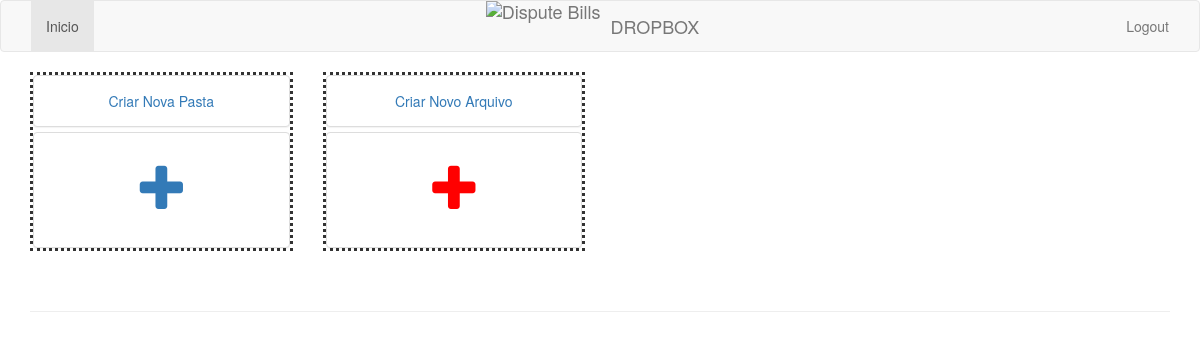
The page /app (signed in) on the database as committed earlier.
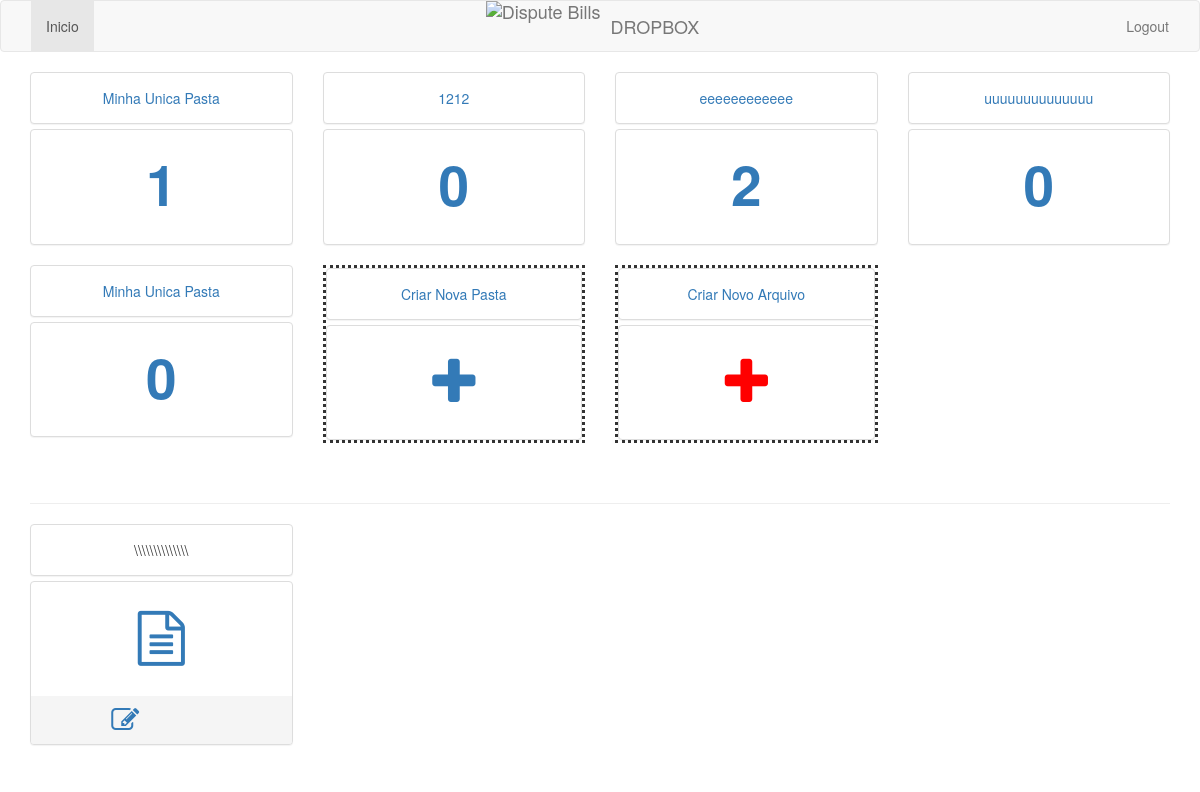
The same page on the database as committed later.
### app/models.py (models this page shows)
class Pasta(models.Model):
    titulo = models.CharField(max_length=100)
    desc = models.CharField(max_length=100, blank=True, null=True)
    status = models.BooleanField(default=True)
    criado_em = models.DateTimeField(auto_now_add=True)
    editado_em = models.DateTimeField(auto_now=True)

class Arquivo(models.Model):
    nome = models.CharField(max_length=100)
    arquivo = models.FileField()
    pasta = models.ForeignKey(Pasta, blank=True, null=True)
    tipo = models.CharField(max_length=50, choices=TIPOS)
    status = models.BooleanField(default=True)
    criado_em = models.DateTimeField(auto_now_add=True)
    editado_em = models.DateTimeField(auto_now=True)

### app/views.py (the view)
# urls.py: url(r'^app', views.app, name='app'),
def app(request):
    usuario = Usuario.objects.get(email=request.session['email'])
    return render_to_response('app.html', {'usuario': usuario}, context_instance=RequestContext(request))

### app/templates/app.html
{% extends 'base.html' %}
{% block content %}
<div class='row'>
    {% for pasta in usuario.pastas.all %}
        {% if pasta.status %}
            <div class='col-xs-6 col-sm-4 col-md-3'>
                <div class="panel-group">
                  <div class="panel panel-default">
                    <div class="panel-body text-center">
                      <a href='/pasta/{{ pasta.id }}'>{{ pasta.titulo }}</a>
                    </div>
                  </div>
                  <div class="panel panel-default">
                    <div class="panel-body text-center">
                        <label style='font-size:55px;'><a href='/pasta/{{ pasta.id }}'>{{ pasta.arquivo_set.all|length }}</a></label>
                    </div>
                  </div>
                </div>
            </div>
        {% endif %}
    {% endfor %}
        <div class='col-xs-6 col-sm-4 col-md-3'>
            <div class="panel-group" style='border-style: dotted;'>
              <div class="panel panel-default">
                <div class="panel-body text-center"><a href='/nova-pasta'>Criar Nova Pasta</a></div>
              </div>
              <div class="panel panel-default">
                <div class="panel-body text-center">
                    <label style='font-size:55px;'><a href='/nova-pasta'><span class='fa fa-1x fa-plus'></span></a></label>
                </div>
              </div>
            </div>
        </div>
        <div class='col-xs-6 col-sm-4 col-md-3'>
            <div class="panel-group" style='border-style: dotted;'>
              <div class="panel panel-default">
                <div class="panel-body text-center"><a href='/novo-arquivo'>Criar Novo Arquivo</a></div>
              </div>
              <div class="panel panel-default">
                <div class="panel-body text-center">
                    <label style='font-size:55px;'><a href='/novo-arquivo'><span class='fa fa-1x fa-plus' style='color: red;'></span></a></label>
                </div>
              </div>
            </div>
        </div>
</div>
<br/>
<hr/>
<div class='row'>
    {% for arq in usuario.arquivos.all %}
        {% if not arq.pasta and arq.status %}
            <div class='col-xs-6 col-sm-4 col-md-3'>
                <div class="panel-group">
                  <div class="panel panel-default">
                    <div class="panel-body text-center">{{ arq.nome }}</div>
                  </div>
                  <div class="panel panel-default">
                    <div class="panel-body text-center">
                        <label style='font-size:55px;'><a href='/edit-arquivo/{{ arq.id }}'><span class='fa fa-1x fa-file-text-o'></span></a></label>
                    </div>
                    <div class="panel-footer">
                        <div class='row'>
                            <div class='col-xs-3'>
                            </div>
                            <div class='col-xs-3'>
                                <a href='/edit-arquivo/{{ arq.id }}'><span class='fa fa-2x fa-edit'></span></a>
                            </div>
                            <div class='col-xs-3'>
                            </div>
                        </div>
                    </div>
                  </div>
                </div>
            </div>
        {% endif %}
    {% endfor %}
</div>
{% endblock %}

### app/templates/base.html (shortened to what this page needs)
<!DOCTYPE html>
<html lang="pt-br">
<head>
    <link rel="stylesheet" type="text/css" href="https://maxcdn.bootstrapcdn.com/bootstrap/3.3.7/css/bootstrap.min.css">
    <link rel='stylesheet' type='text/css' href='https://maxcdn.bootstrapcdn.com/font-awesome/4.6.3/css/font-awesome.min.css'>
    <link rel='stylesheet' type='text/css' href='https://cdnjs.cloudflare.com/ajax/libs/sweetalert/1.1.3/sweetalert.min.css'>
    <link rel="stylesheet" type="text/css" href="https://cdn.datatables.net/v/dt/jq-2.2.3/dt-1.10.12/r-2.1.0/datatables.min.css"/>
</head>
<body>
{% include 'menu.html' %}
<div class="container">
  {% block content %}
  {% endblock %}
</div>
</body>
</html>

### app/templates/menu.html (shortened to what this page needs)
<nav class="navbar navbar-default">
    <div class="container-fluid">
      <div class="brand-centered">
      <a class="navbar-brand" href="/"><img style="margin-right: 10px; padding: 0;" src="http://res.cloudinary.com/disputebills/image/upload/v1462474206/blue-mark_cnzgry.png" alt="Dispute Bills">DROPBOX
      </a>
      </div>
      <div id="navbar9" class="navbar-collapse collapse">
        <ul class="nav navbar-nav navbar-left">
          <li class="active"><a href="/">Inicio</a></li>
        </ul>
        <ul class="nav navbar-nav navbar-right">
          <li><a href="/logout">Logout</a></li>
        </ul>
      </div>
    </div>
  </nav>

### app/templates/base.html (style rules this page uses)
.navbar-brand { padding: 0px; }
.navbar-brand>img { height: 100%; padding: 15px; width: auto; }
.brand-centered { display: flex; justify-content: center; position: absolute; width: 100%; left: 0; top: 0; }
.brand-centered .navbar-brand { display: flex; align-items: center; }

Rows that differ between the two databases and show on the page:
added Pasta: titulo "Minha Unica Pasta", arquivo_set.all|length "1"
added Pasta: titulo "1212", arquivo_set.all|length "0"
added Pasta: titulo "eeeeeeeeeeee", arquivo_set.all|length "2"
added Pasta: titulo "uuuuuuuuuuuuuu", arquivo_set.all|length "0"
added Pasta: titulo "Minha Unica Pasta", arquivo_set.all|length "0"
added Arquivo: nome "\\\\\\\\\\\\\\\\\\\\\\\\\\\\"
